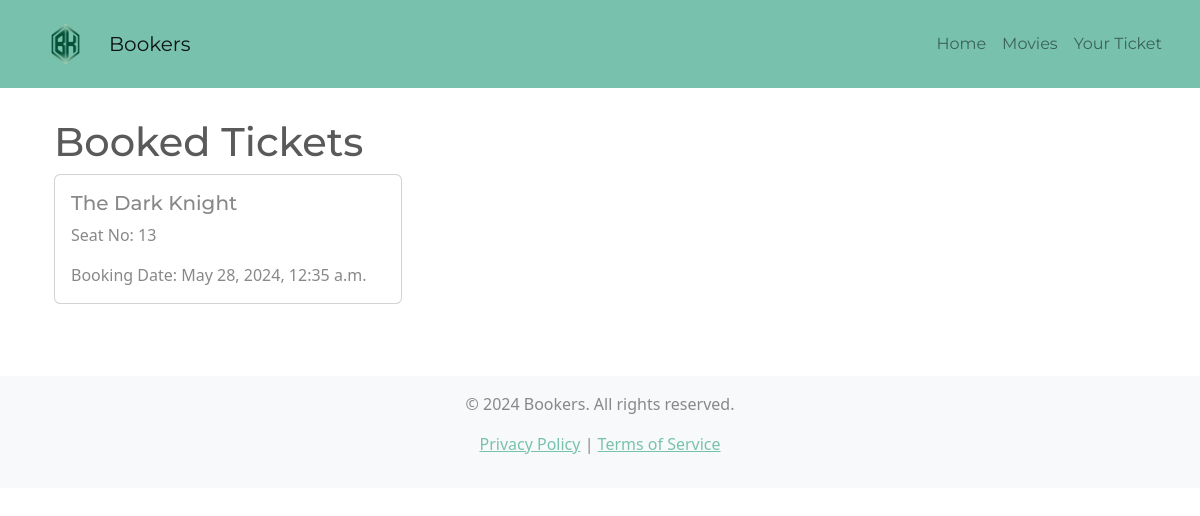
/tickets/, run on an earlier commit of the app's database.
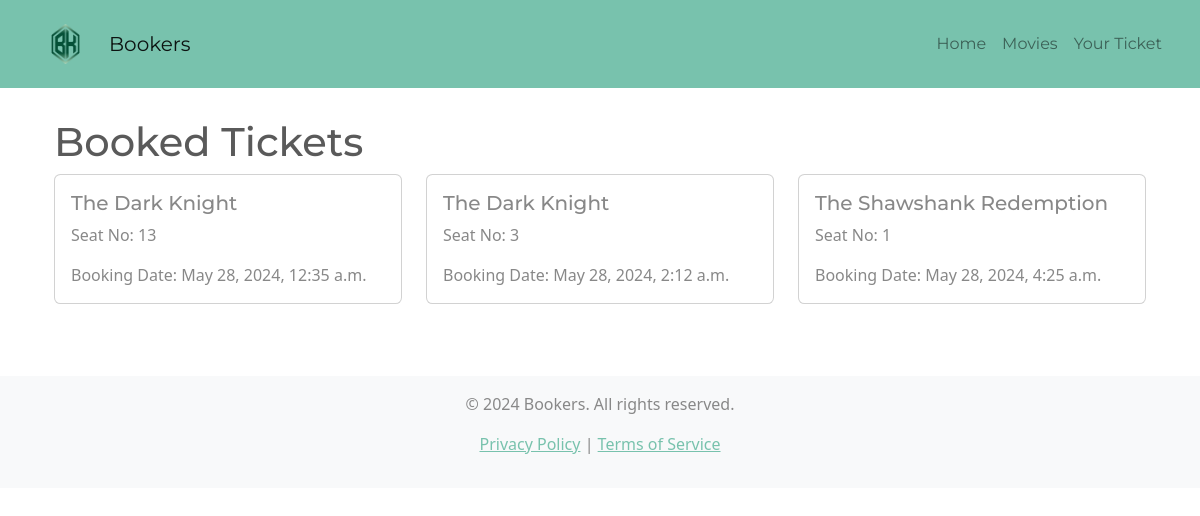
And on a later commit of the database.
### bookersapp/models.py (models this page shows, shortened)
class BaseModel(models.Model):
    created_at = models.DateTimeField(auto_now_add=True, db_index=True)
    updated_at = models.DateTimeField(auto_now=True)
    class Meta:
        abstract = True

class Booking(BaseModel):
    seat_no = models.CharField(max_length=10)
    show = models.ForeignKey(Show, on_delete=models.CASCADE)
    price = models.DecimalField(
        max_digits=10, decimal_places=2, default=0)  # Remove price field
    payment = models.ForeignKey(
        Payment, on_delete=models.CASCADE, null=True, blank=True)
    booking_date = models.DateTimeField(auto_now_add=True)

class Show(BaseModel):
    cinema = models.ForeignKey(Cinema, on_delete=models.SET_NULL, null=True)
    movie = models.ForeignKey(Movie, on_delete=models.SET_NULL, null=True)
    show_time = models.DateTimeField(null=True)
    is_showing = models.BooleanField(default=False)

class Movie(BaseModel):
    title = models.CharField(max_length=255)
    description = models.TextField()
    genre = models.CharField(max_length=50)
    release_date = models.DateField()
    picture = models.ImageField(
        upload_to='movies/', default='default.jpg', null=True, blank=True)
    trailer_link = models.URLField(
        default='https://example.com/default-trailer', null=True, blank=True)
    price = models.DecimalField(
        max_digits=10, decimal_places=2, default=0)  # Add price field

### bookersapp/views.py (the view)
# urls.py: path('tickets/', views.booked_tickets, name='tickets'),
def booked_tickets(request):
    bookings = Booking.objects.all()
    paginator = Paginator(bookings, 10)  # Show 10 bookings per page
    page_number = request.GET.get('page')
    page_obj = paginator.get_page(page_number)
    return render(request, 'tickets.html', {'bookings': page_obj, 'is_paginated': True})

### bookersapp/templates/tickets.html (shortened to what this page needs)
{% extends 'base.html' %} {% block title %} Booked Tickets {% endblock %}
{% block content %}
<div class="container">
  <h1>Booked Tickets</h1>
  <div class="row">
    {% for booking in bookings %}
    <div class="col-md-4">
      <div class="card mb-4">
        <div class="card-body">
          <h5 class="card-title">{{ booking.show.movie.title }}</h5>
          <p class="card-text">Seat No: {{ booking.seat_no }}</p>
          <p class="card-text">Booking Date: {{ booking.booking_date }}</p>
        </div>
      </div>
    </div>
    {% endfor %}
  </div>
</div>
{% endblock %}

What changed in the data, as far as the page shows it:
added Booking: show.movie "The Dark Knight", seat_no "3", booking_date "May 28, 2024, 2:12 a.m."
added Booking: show.movie "The Shawshank Redemption", seat_no "1", booking_date "May 28, 2024, 4:25 a.m."
